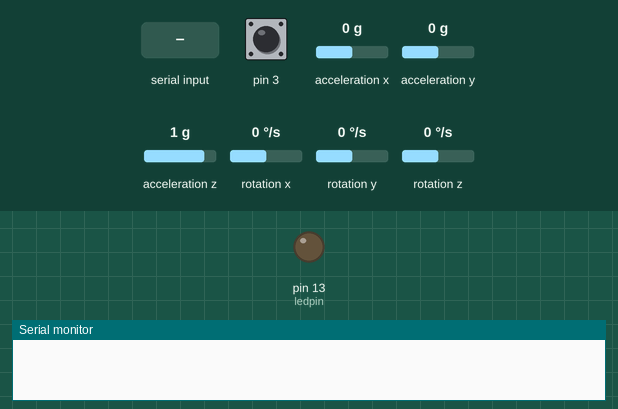
The sketch below on a simulated Arduino Leonardo, built with avr-gcc and run on an emulated ATmega32U4. Shown: output pins drawn as LEDs (lit = HIGH), the last lines printed to the serial monitor. Dashed ring = blinking. The inputs (shaded band) are chosen by the test bench; at power-on: pin 3 HIGH, acceleration x 0 g, acceleration y 0 g, acceleration z 1 g, rotation x 0 °/s, rotation y 0 °/s, rotation z 0 °/s. The sensor or clock chip raises its interrupt line as the real part does.

Above: at 0.9 s.
1.0 s: "1\n" received over the second serial link
At 2.1 s:
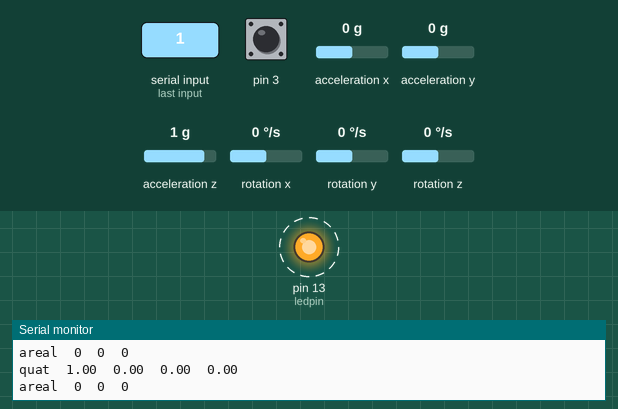
Timing chart, 0 to 10.0 s (numbered marks = the images above; inputs shaded):
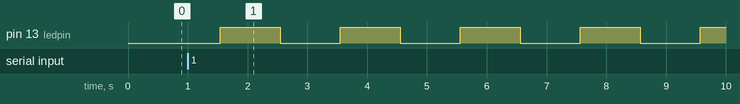

The sketch:

MPU6050_DMP6_BLUETOOTH.ino
```cpp
// I2C device class (I2Cdev) demonstration Arduino sketch for MPU6050 class using DMP (MotionApps v2.0)
// 6/21/2012 by Jeff Rowberg <jeff@rowberg.net>
// Updates should (hopefully) always be available at https://github.com/jrowberg/i2cdevlib
//
// Changelog:
//      2013-05-08 - added seamless Fastwire support
//                 - added note about gyro calibration
//      2012-06-21 - added note about Arduino 1.0.1 + Leonardo compatibility error
//      2012-06-20 - improved FIFO overflow handling and simplified read process
//      2012-06-19 - completely rearranged DMP initialization code and simplification
//      2012-06-13 - pull gyro and accel data from FIFO packet instead of reading directly
//      2012-06-09 - fix broken FIFO read sequence and change interrupt detection to RISING
//      2012-06-05 - add gravity-compensated initial reference frame acceleration output
//                 - add 3D math helper file to DMP6 example sketch
//                 - add Euler output and Yaw/Pitch/Roll output formats
//      2012-06-04 - remove accel offset clearing for better results (thanks Sungon Lee)
//      2012-06-01 - fixed gyro sensitivity to be 2000 deg/sec instead of 250
//      2012-05-30 - basic DMP initialization working

/* ============================================
I2Cdev device library code is placed under the MIT license
Copyright (c) 2012 Jeff Rowberg

Permission is hereby granted, free of charge, to any person obtaining a copy
of this software and associated documentation files (the "Software"), to deal
in the Software without restriction, including without limitation the rights
to use, copy, modify, merge, publish, distribute, sublicense, and/or sell
copies of the Software, and to permit persons to whom the Software is
furnished to do so, subject to the following conditions:

The above copyright notice and this permission notice shall be included in
all copies or substantial portions of the Software.

THE SOFTWARE IS PROVIDED "AS IS", WITHOUT WARRANTY OF ANY KIND, EXPRESS OR
IMPLIED, INCLUDING BUT NOT LIMITED TO THE WARRANTIES OF MERCHANTABILITY,
FITNESS FOR A PARTICULAR PURPOSE AND NONINFRINGEMENT. IN NO EVENT SHALL THE
AUTHORS OR COPYRIGHT HOLDERS BE LIABLE FOR ANY CLAIM, DAMAGES OR OTHER
LIABILITY, WHETHER IN AN ACTION OF CONTRACT, TORT OR OTHERWISE, ARISING FROM,
OUT OF OR IN CONNECTION WITH THE SOFTWARE OR THE USE OR OTHER DEALINGS IN
THE SOFTWARE.
===============================================
*/

// I2Cdev and MPU6050 must be installed as libraries, or else the .cpp/.h files
// for both classes must be in the include path of your project
#include "I2Cdev.h"
#include <SoftwareSerial.h>// import the serial library
#include <math.h>

#include "MPU6050_6Axis_MotionApps20.h"
//#include "MPU6050.h" // not necessary if using MotionApps include file

// Arduino Wire library is required if I2Cdev I2CDEV_ARDUINO_WIRE implementation
// is used in I2Cdev.h
#if I2CDEV_IMPLEMENTATION == I2CDEV_ARDUINO_WIRE
    #include "Wire.h"
#endif

// class default I2C address is 0x68
// specific I2C addresses may be passed as a parameter here
// AD0 low = 0x68 (default for SparkFun breakout and InvenSense evaluation board)
// AD0 high = 0x69
MPU6050 mpu;
//MPU6050 mpu(0x69); // <-- use for AD0 high

/* =========================================================================
   NOTE: In addition to connection 3.3v, GND, SDA, and SCL, this sketch
   depends on the MPU-6050's INT pin being connected to the Arduino's
   external interrupt #0 pin. On the Arduino Uno and Mega 2560, this is
   digital I/O pin 2.
 * ========================================================================= */

/* =========================================================================
   NOTE: Arduino v1.0.1 with the Leonardo board generates a compile error
   when using Serial.write(buf, len). The Teapot output uses this method.
   The solution requires a modification to the Arduino USBAPI.h file, which
   is fortunately simple, but annoying. This will be fixed in the next IDE
   release. For more info, see these links:

   http://arduino.cc/forum/index.php/topic,109987.0.html
   http://code.google.com/p/arduino/issues/detail?id=958
 * ========================================================================= */


// uncomment "OUTPUT_READABLE_QUATERNION" if you want to see the actual
// quaternion components in a [w, x, y, z] format (not best for parsing
// on a remote host such as Processing or something though)
#define OUTPUT_READABLE_QUATERNION

// uncomment "OUTPUT_READABLE_EULER" if you want to see Euler angles
// (in degrees) calculated from the quaternions coming from the FIFO.
// Note that Euler angles suffer from gimbal lock (for more info, see
// http://en.wikipedia.org/wiki/Gimbal_lock)
//#define OUTPUT_READABLE_EULER

// uncomment "OUTPUT_READABLE_YAWPITCHROLL" if you want to see the yaw/
// pitch/roll angles (in degrees) calculated from the quaternions coming
// from the FIFO. Note this also requires gravity vector calculations.
// Also note that yaw/pitch/roll angles suffer from gimbal lock (for
// more info, see: http://en.wikipedia.org/wiki/Gimbal_lock)
//#define OUTPUT_READABLE_YAWPITCHROLL

// uncomment "OUTPUT_READABLE_REALACCEL" if you want to see acceleration
// components with gravity removed. This acceleration reference frame is
// not compensated for orientation, so +X is always +X according to the
// sensor, just without the effects of gravity. If you want acceleration
// compensated for orientation, us OUTPUT_READABLE_WORLDACCEL instead.
#define OUTPUT_READABLE_REALACCEL

// uncomment "OUTPUT_READABLE_WORLDACCEL" if you want to see acceleration
// components with gravity removed and adjusted for the world frame of
// reference (yaw is relative to initial orientation, since no magnetometer
// is present in this case). Could be quite handy in some cases.
//#define OUTPUT_READABLE_WORLDACCEL

// uncomment "OUTPUT_TEAPOT" if you want output that matches the
// format used for the InvenSense teapot demo
//#define OUTPUT_TEAPOT

SoftwareSerial Genotronex(10, 11); // RX, TX
int ledpin=13; // led on D13 will show blink on / off
long previousMillis = 0;        // will store last time LED was updated

// the follow variables is a long because the time, measured in miliseconds,
// will quickly become a bigger number than can be stored in an int.
long interval = 1000;           // interval at which to blink (milliseconds)
int ledState = LOW;             // ledState used to set the LED
long Counter=0; // counter will increase every 1 second
bool blinkState = false;

// MPU control/status vars
bool dmpReady = false;  // set true if DMP init was successful
uint8_t mpuIntStatus;   // holds actual interrupt status byte from MPU
uint8_t devStatus;      // return status after each device operation (0 = success, !0 = error)
uint16_t packetSize;    // expected DMP packet size (default is 42 bytes)
uint16_t fifoCount;     // count of all bytes currently in FIFO
uint8_t fifoBuffer[64]; // FIFO storage buffer

// orientation/motion vars
Quaternion q;           // [w, x, y, z]         quaternion container
VectorInt16 aa;         // [x, y, z]            accel sensor measurements
VectorInt16 aaReal;     // [x, y, z]            gravity-free accel sensor measurements
VectorInt16 aaWorld;    // [x, y, z]            world-frame accel sensor measurements
VectorFloat gravity;    // [x, y, z]            gravity vector
float euler[3];         // [psi, theta, phi]    Euler angle container
float ypr[3];           // [yaw, pitch, roll]   yaw/pitch/roll container and gravity vector

// packet structure for InvenSense teapot demo
uint8_t teapotPacket[14] = { '$', 0x02, 0,0, 0,0, 0,0, 0,0, 0x00, 0x00, '\r', '\n' };

//position vectors
float init_x;
float init_y;
float init_z;
float x;
float y;
float z;
double init_position;
float curr_position;
double displacement;
double absement = 0;

// ================================================================
// ===               INTERRUPT DETECTION ROUTINE                ===
// ================================================================

volatile bool mpuInterrupt = false;     // indicates whether MPU interrupt pin has gone high
void dmpDataReady() {
    mpuInterrupt = true;
}


// ================================================================
// ===                      INITIAL SETUP                       ===
// ================================================================

void setup() {
    // put your setup code here, to run once:
    Genotronex.begin(9600);
    Genotronex.println("Bluetooth On please wait....");
    pinMode(ledpin,OUTPUT);
    // join I2C bus (I2Cdev library doesn't do this automatically)
    #if I2CDEV_IMPLEMENTATION == I2CDEV_ARDUINO_WIRE
        Wire.begin();
        TWBR = 24; // 400kHz I2C clock (200kHz if CPU is 8MHz)
    #elif I2CDEV_IMPLEMENTATION == I2CDEV_BUILTIN_FASTWIRE
        Fastwire::setup(400, true);
    #endif

    // initialize serial communication
    // (115200 chosen because it is required for Teapot Demo output, but it's
    // really up to you depending on your project)
    Serial.begin(115200);
    while (!Serial); // wait for Leonardo enumeration, others continue immediately

    // NOTE: 8MHz or slower host processors, like the Teensy @ 3.3v or Ardunio
    // Pro Mini running at 3.3v, cannot handle this baud rate reliably due to
    // the baud timing being too misaligned with processor ticks. You must use
    // 38400 or slower in these cases, or use some kind of external separate
    // crystal solution for the UART timer.

    // initialize device
    Genotronex.println(F("Initializing I2C devices..."));
    mpu.initialize();

    // verify connection
    Genotronex.println(F("Testing device connections..."));
    Genotronex.println(mpu.testConnection() ? F("MPU6050 connection successful") : F("MPU6050 connection failed"));

    // wait for ready
    Genotronex.println(F("\nPush START button to begin"));
    while (Genotronex.available() && Genotronex.read()); // empty buffer
    while (!Genotronex.available());                 // wait for data
    while (Genotronex.available() && Genotronex.read()); // empty buffer again

    // load and configure the DMP
    Serial.println(F("Initializing DMP..."));
    devStatus = mpu.dmpInitialize();

    // supply your own gyro offsets here, scaled for min sensitivity
    mpu.setXGyroOffset(220);
    mpu.setYGyroOffset(76);
    mpu.setZGyroOffset(-85);
    mpu.setZAccelOffset(1788); // 1688 factory default for my test chip

    // make sure it worked (returns 0 if so)
    if (devStatus == 0) {
        // turn on the DMP, now that it's ready
        Serial.println(F("Enabling DMP..."));
        mpu.setDMPEnabled(true);

        // enable Arduino interrupt detection
        Serial.println(F("Enabling interrupt detection (Arduino external interrupt 0)..."));
        attachInterrupt(0, dmpDataReady, RISING);
        mpuIntStatus = mpu.getIntStatus();

        // set our DMP Ready flag so the main loop() function knows it's okay to use it
        Serial.println(F("DMP ready! Waiting for first interrupt..."));
        dmpReady = true;

        // get expected DMP packet size for later comparison
        packetSize = mpu.dmpGetFIFOPacketSize();
    } else {
        // ERROR!
        // 1 = initial memory load failed
        // 2 = DMP configuration updates failed
        // (if it's going to break, usually the code will be 1)
        Serial.print(F("DMP Initialization failed (code "));
        Serial.print(devStatus);
        Serial.println(F(")"));
    }
}


// ================================================================
// ===                    MAIN PROGRAM LOOP                     ===
// ================================================================

void loop() {
    // put your main code here, to run repeatedly:
    unsigned long currentMillis = millis();
    // display Euler angles in degrees
    mpu.dmpGetQuaternion(&q, fifoBuffer);
    mpu.dmpGetGravity(&gravity, &q);
    mpu.dmpGetYawPitchRoll(ypr, &q, &gravity);

    if(currentMillis - previousMillis > interval) {
      // save the last time you blinked the LED
      previousMillis = currentMillis;
       Counter+=1;

      /*Genotronex.print("ypr\t");
      Genotronex.print(ypr[0] * 180/M_PI);
      Genotronex.print("\t");
      Genotronex.print(ypr[1] * 180/M_PI);
      Genotronex.print("\t");
      Genotronex.println(ypr[2] * 180/M_PI);*/
      x = cos(ypr[0])*cos(ypr[1]);
      y = sin(ypr[0])*cos(ypr[1]);
      z = sin(ypr[1]);
      if(Counter < 10){
        init_x = cos(ypr[0])*cos(ypr[1]);
        init_y = sin(ypr[0])*cos(ypr[1]);
        init_z = sin(ypr[1]);
      }
      /*Genotronex.print("xyz\t");
      Genotronex.print(x);
      Genotronex.print("\t");
      Genotronex.print(y);
      Genotronex.print("\t");
      Genotronex.println(z);
      Genotronex.print("init_xyz\t");
      Genotronex.print(init_x);
      Genotronex.print("\t");
      Genotronex.print(init_y);
      Genotronex.print("\t");
      Genotronex.println(init_z);*/
      Genotronex.print("Displacement\t");
      displacement = sqrt((x-init_x)*(x-init_x) + (y-init_y)*(y-init_y) + (z-init_z)*(z-init_z));
      Genotronex.println(displacement);
      if(displacement > 0.2){
        absement += displacement;
      }
      Genotronex.print("Absement");
      Genotronex.print("\t");
      Genotronex.println(absement);
      // display quaternion values in easy matrix form: w x y z
      /*Genotronex.print("quat\t");
      Genotronex.print(q.w);
      Genotronex.print("\t");
      Genotronex.print(q.x);
      Genotronex.print("\t");
      Genotronex.print(q.y);
      Genotronex.print("\t");
      Genotronex.println(q.z);*/

      // if the LED is off turn it on and vice-versa:
      if (ledState == LOW)
        ledState = HIGH;
      else
        ledState = LOW;

      // set the LED with the ledState of the variable:
      digitalWrite(ledpin, ledState);
    }
    // if programming failed, don't try to do anything
    if (!dmpReady) return;

    // wait for MPU interrupt or extra packet(s) available
    while (!mpuInterrupt && fifoCount < packetSize) {
        // other program behavior stuff here
        // .
        // .
        // .
        // if you are really paranoid you can frequently test in between other
        // stuff to see if mpuInterrupt is true, and if so, "break;" from the
        // while() loop to immediately process the MPU data
        // .
        // .
        // .
    }

    // reset interrupt flag and get INT_STATUS byte
    mpuInterrupt = false;
    mpuIntStatus = mpu.getIntStatus();

    // get current FIFO count
    fifoCount = mpu.getFIFOCount();

    // check for overflow (this should never happen unless our code is too inefficient)
    if ((mpuIntStatus & 0x10) || fifoCount == 1024) {
        // reset so we can continue cleanly
        mpu.resetFIFO();
        Serial.println(F("FIFO overflow!"));

    // otherwise, check for DMP data ready interrupt (this should happen frequently)
    } else if (mpuIntStatus & 0x02) {
        // wait for correct available data length, should be a VERY short wait
        while (fifoCount < packetSize) fifoCount = mpu.getFIFOCount();

        // read a packet from FIFO
        mpu.getFIFOBytes(fifoBuffer, packetSize);

        // track FIFO count here in case there is > 1 packet available
        // (this lets us immediately read more without waiting for an interrupt)
        fifoCount -= packetSize;

        #ifdef OUTPUT_READABLE_QUATERNION
            // display quaternion values in easy matrix form: w x y z
            mpu.dmpGetQuaternion(&q, fifoBuffer);
            Serial.print("quat\t");
            Serial.print(q.w);
            Serial.print("\t");
            Serial.print(q.x);
            Serial.print("\t");
            Serial.print(q.y);
            Serial.print("\t");
            Serial.println(q.z);
        #endif

        #ifdef OUTPUT_READABLE_EULER
            // display Euler angles in degrees
            mpu.dmpGetQuaternion(&q, fifoBuffer);
            mpu.dmpGetEuler(euler, &q);
            Serial.print("euler\t");
            Serial.print(euler[0] * 180/M_PI);
            Serial.print("\t");
            Serial.print(euler[1] * 180/M_PI);
            Serial.print("\t");
            Serial.println(euler[2] * 180/M_PI);
        #endif

        #ifdef OUTPUT_READABLE_YAWPITCHROLL
            // display Euler angles in degrees
            mpu.dmpGetQuaternion(&q, fifoBuffer);
            mpu.dmpGetGravity(&gravity, &q);
            mpu.dmpGetYawPitchRoll(ypr, &q, &gravity);
            Serial.print("ypr\t");
            Serial.print(ypr[0] * 180/M_PI);
            Serial.print("\t");
            Serial.print(ypr[1] * 180/M_PI);
            Serial.print("\t");
            Serial.println(ypr[2] * 180/M_PI);
        #endif

        #ifdef OUTPUT_READABLE_REALACCEL
            // display real acceleration, adjusted to remove gravity
            mpu.dmpGetQuaternion(&q, fifoBuffer);
            mpu.dmpGetAccel(&aa, fifoBuffer);
            mpu.dmpGetGravity(&gravity, &q);
            mpu.dmpGetLinearAccel(&aaReal, &aa, &gravity);
            Serial.print("areal\t");
            Serial.print(aaReal.x);
            Serial.print("\t");
            Serial.print(aaReal.y);
            Serial.print("\t");
            Serial.println(aaReal.z);
        #endif

        #ifdef OUTPUT_READABLE_WORLDACCEL
            // display initial world-frame acceleration, adjusted to remove gravity
            // and rotated based on known orientation from quaternion
            mpu.dmpGetQuaternion(&q, fifoBuffer);
            mpu.dmpGetAccel(&aa, fifoBuffer);
            mpu.dmpGetGravity(&gravity, &q);
            mpu.dmpGetLinearAccel(&aaReal, &aa, &gravity);
            mpu.dmpGetLinearAccelInWorld(&aaWorld, &aaReal, &q);
            Serial.print("aworld\t");
            Serial.print(aaWorld.x);
            Serial.print("\t");
            Serial.print(aaWorld.y);
            Serial.print("\t");
            Serial.println(aaWorld.z);
        #endif

        #ifdef OUTPUT_TEAPOT
            // display quaternion values in InvenSense Teapot demo format:
            teapotPacket[2] = fifoBuffer[0];
            teapotPacket[3] = fifoBuffer[1];
            teapotPacket[4] = fifoBuffer[4];
            teapotPacket[5] = fifoBuffer[5];
            teapotPacket[6] = fifoBuffer[8];
            teapotPacket[7] = fifoBuffer[9];
            teapotPacket[8] = fifoBuffer[12];
            teapotPacket[9] = fifoBuffer[13];
            Serial.write(teapotPacket, 14);
            teapotPacket[11]++; // packetCount, loops at 0xFF on purpose
        #endif
    }
}
```

Measured:
- after the input at 1.0 s, pin 13 (ledpin): alternates HIGH for 1.0 s and LOW for 1.0 s, starting after 0.54 s
